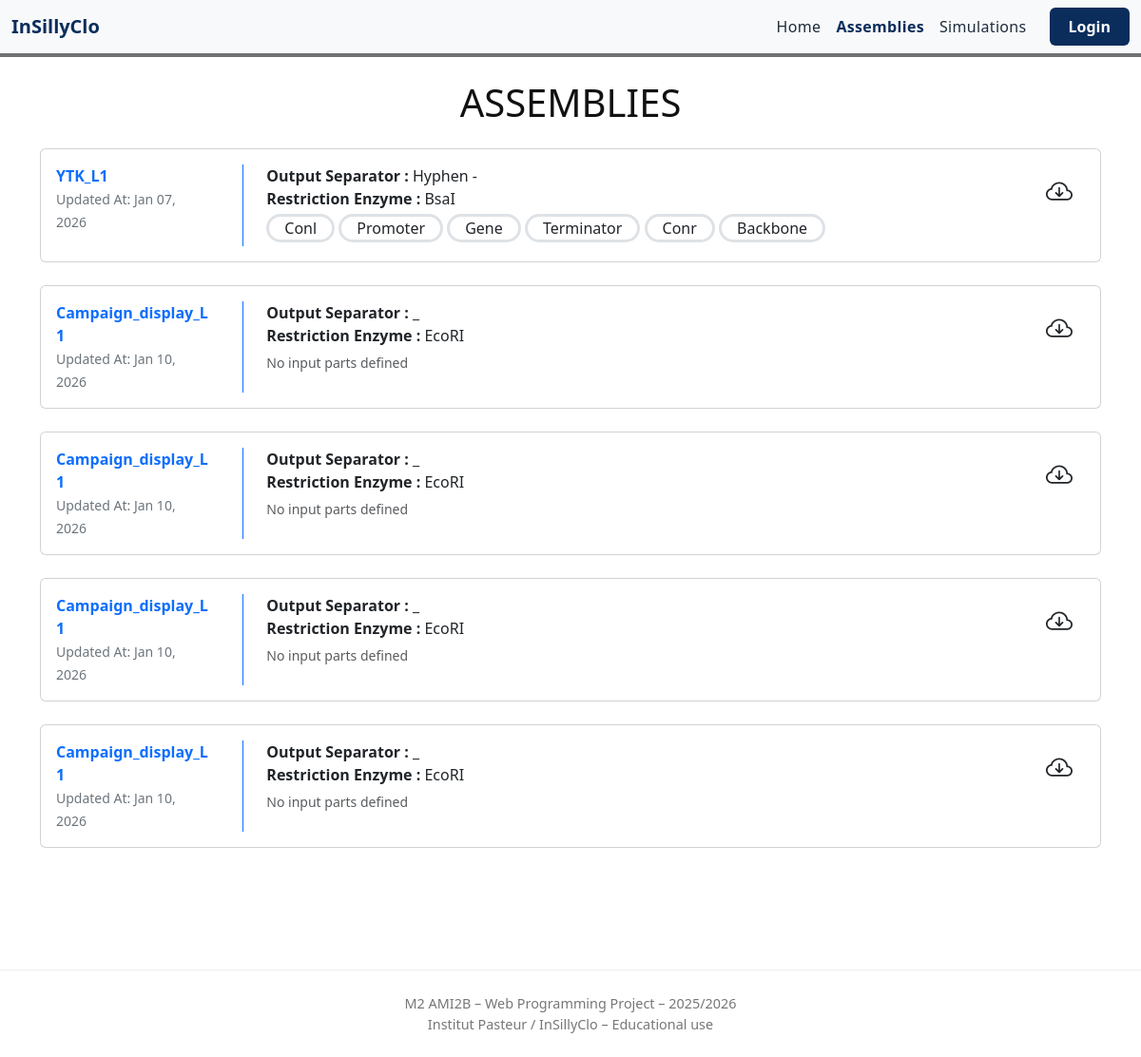
/campaigns/simulator/browse/, run on the app's committed database.
### campaigns/models.py (models this page shows)
class Assembly(models.Model):
    name = models.CharField(max_length=200)
    comment = models.TextField()
    creation_date = models.DateTimeField("Created At")
    separator = models.CharField(max_length=20)
    restriction_enzyme = models.CharField(max_length=50)
    file_name = models.CharField(max_length=255, blank=True, null=True)

class InputParts(models.Model):
    assembly = models.ForeignKey(Assembly, on_delete=models.CASCADE, related_name='inputparts_set')
    part_name = models.CharField(max_length=200)
    typed = models.BooleanField(default=False)
    mandatory = models.BooleanField(default=True)
    separator = models.CharField(max_length=20, blank=True, null=True)
    allowed_types = models.ManyToManyField('Type', blank=True)

### campaigns/views.py (the view)
# urls.py: path("simulator/browse/", views.browse_templates, name="browse_templates"),
def browse_templates(request):
    assemblies = Assembly.objects.prefetch_related("inputparts_set")
    return render(
        request,
        "campaigns/browse.html",
        {
            "assemblies": assemblies,
            "active_page": "browse",
        },
    )

### campaigns/templates/campaigns/browse.html (shortened to what this page needs)
{% load static %}
<!DOCTYPE html>
<html lang="en">
<head>
    <link href="https://cdn.jsdelivr.net/npm/bootstrap@5.3.2/dist/css/bootstrap.min.css" rel="stylesheet">
    <link href="https://cdn.jsdelivr.net/npm/bootstrap-icons@1.10.5/font/bootstrap-icons.css" rel="stylesheet">
    <link rel="stylesheet" href="{% static 'frontend/styles.css' %}">
</head>
<body class="d-flex flex-column min-vh-100">
{% include 'frontend/navbar.html' %}
<main class="flex-grow-1">
  <div class="container py-4">
    <h1 class="text-center text-uppercase mb-4">Assemblies</h1>
    {% for assembly in assemblies %}
    <div class="card public-assembly mb-4">
      <div class="card-body row">
        <a class="col-12 col-xl-2 col-lg-3 col-md-3 me-md-4 text-decoration-none"
           href="{% url 'assembly_detail' assembly.id %}">
          <div class="fw-bolder">
            {{ assembly.name }}
          </div>
          <small class="text-secondary">
            Updated At:
            {{ assembly.creation_date|date:"M d, Y" }}
          </small>
        </a>
        <div class="col border-10 border-start border-primary ps-md-4">
          <div class="d-block">
            <span class="fw-bolder">Output Separator :</span>
            {{ assembly.separator }}
          </div>
          <div class="d-block">
            <span class="fw-bolder">Restriction Enzyme :</span>
            {{ assembly.restriction_enzyme }}
          </div>
          <div class="d-block mt-1">
            {% for part in assembly.inputparts_set.all %}
              <div class="d-inline-flex px-3 py-0 mb-1 border border-3
                          rounded-5 border-designer">
                {{ part.part_name }}
              </div>
            {% empty %}
              <span class="text-muted small">No input parts defined</span>
            {% endfor %}
          </div>
        </div>
        <div class="col-auto">
          <a href="{% url 'assembly_download' assembly.id %}"
             class="btn btn-designer btn-md">
            <i class="bi bi-cloud-arrow-down fs-3"></i>
          </a>
        </div>
      </div>
    </div>
    {% empty %}
      <p class="text-muted text-center">No assemblies available.</p>
    {% endfor %}
  </div>
</main>
{% include 'frontend/footer.html' %}
</body>
</html>

### frontend/static/frontend/styles.css (style rules this page uses)
body { background-color: #fff; color: #111; }

### data on the page
Assembly: name "YTK_L1", creation_date "Jan 07, 2026", separator "Hyphen -", restriction_enzyme "BsaI"
InputParts: part_name "Conl"
InputParts: part_name "Promoter"
InputParts: part_name "Gene"
InputParts: part_name "Terminator"
InputParts: part_name "Conr"
InputParts: part_name "Backbone"
Assembly: name "Campaign_display_L1", creation_date "Jan 10, 2026", separator "_", restriction_enzyme "EcoRI"
Assembly: name "Campaign_display_L1", creation_date "Jan 10, 2026", separator "_", restriction_enzyme "EcoRI"
Assembly: name "Campaign_display_L1", creation_date "Jan 10, 2026", separator "_", restriction_enzyme "EcoRI"
Assembly: name "Campaign_display_L1", creation_date "Jan 10, 2026", separator "_", restriction_enzyme "EcoRI"
